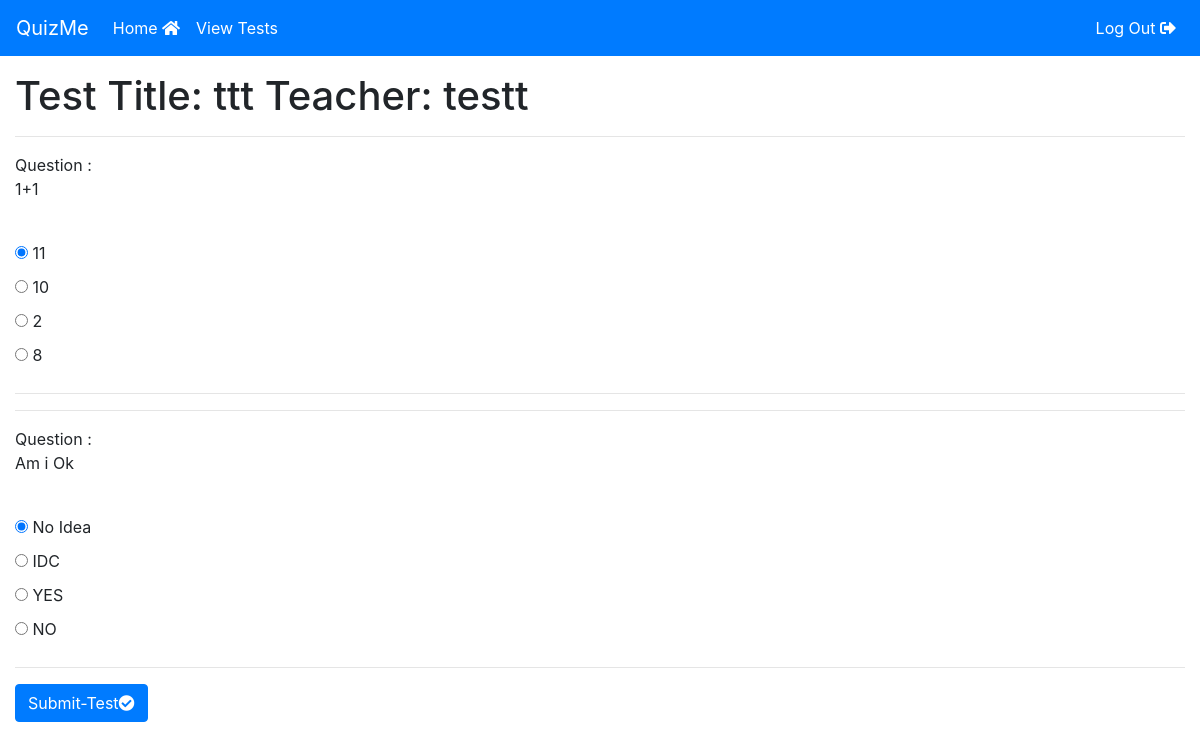
The page /alltests/taketest/?id=37 (signed in) on the database its author committed.
### AdminTestPapers/models.py (models this page shows, shortened)
class QuestionPaper(models.Model):
  teacher = models.ForeignKey(SiteUser, on_delete = models.CASCADE,default = None)
  pub_date = models.DateTimeField('date published')
  title_text = models.CharField(max_length = 100)
  def __str__(self):
    return 'Test Title: %s Teacher: %s' % (self.title_text, self.teacher.user.username)

class SiteUser(models.Model):
  user_type_choices = [
    ("T","Teacher"),
    ("S","Student"),
  ]
  user = models.OneToOneField(User, on_delete = models.CASCADE, related_name='profile')
  user_type = models.CharField(max_length = 1, choices = user_type_choices,default = "S",blank = False)

class Question(models.Model):
  q_paper = models.ForeignKey(QuestionPaper, on_delete=models.CASCADE)
  created_at = models.DateTimeField('date published')
  question_text = models.CharField(max_length = 300)
  op1_text = models.CharField(max_length=100)
  op2_text = models.CharField(max_length = 100)
  op3_text = models.CharField(max_length = 100)
  op4_text = models.CharField(max_length = 100)
  ans_text = models.CharField(max_length = 100)

### AdminTestPapers/views.py (the view)
# urls.py: path("alltests/taketest/", views.takeTest, name="takeTest"),
def takeTest(request):
    if request.user.is_authenticated:
        user = request.user
        if user.profile and user.profile.user_type == "S":
            profile = user.profile
            pid = request.GET["id"]
            questionList = Question.objects.filter(q_paper=pid)
            q_paper = QuestionPaper.objects.get(id=pid)
            print(pid)
            print("paper:", q_paper.title_text)
            return render(request,"testOngoing.html",{"paperID": str(pid), "questions": questionList, "paper": q_paper})
        else:
            return HttpResponse("Only A Student Can Give Tests")
    else:
        return redirect('/signin')

### AdminTestPapers/templates/testOngoing.html (shortened to what this page needs)
{% extends "base.html" %}
{% block content %}
<h1>{{paper}}</h1>
<form method="POST" action="paper_done">
  {% for q in questions %}
  <hr>
    <lable>Question : </lable><p>{{q.question_text}}</p><br>
      <input name={{q.id}} value = {{q.op1_text}} type="radio" class="form-group" checked="checked"> {{q.op1_text}}<br>
      <input name={{q.id}} value = {{q.op2_text}} type="radio" class="form-group"> {{q.op2_text}}<br>
      <input name={{q.id}} value = {{q.op3_text}} type="radio" class="form-group"> {{q.op3_text}}<br>
      <input name={{q.id}} value = {{q.op4_text}} type="radio" class="form-group"> {{q.op4_text}}<br>
  <hr>
  {% endfor %}
  <button class="btn btn-primary" type="submit">Submit-Test<i class="fas fa-check-circle"></i></button>
</form>
{% endblock %}

### rows shown on the page
QuestionPaper: title_text+teacher "Test Title: ttt Teacher: testt"
Question: question_text "1+1", op1_text "11", op2_text "10", op3_text "2", op4_text "8"
Question: question_text "Am i Ok", op1_text "No Idea", op2_text "IDC", op3_text "YES", op4_text "NO"
